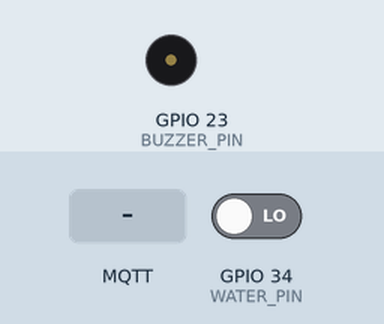
Bench run of a program on a simulated ESP32. Shown: buzzer (waves = sounding). The inputs (shaded band) are chosen by the test bench; at power-on: GPIO 34 (WATER_PIN) LOW. WiFi joins after 1.5 s; servers stay silent unless stated; the local clock reads 2024-03-15 10:24:30 at power-on unless the program sets it; EEPROM starts erased; no MQTT or app messages arrive unless stated; what the program prints to the serial monitor is not drawn.

Above: at 1.29 s.
1.3 s: GPIO 34 (WATER_PIN) driven HIGH
At 3.0 s:
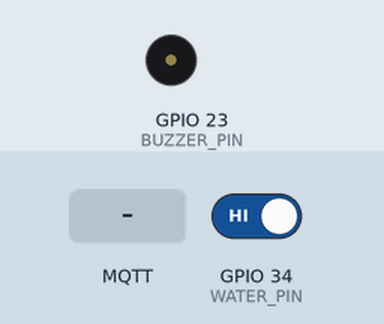
3.6 s: GPIO 34 (WATER_PIN) driven LOW
At 5.05 s:
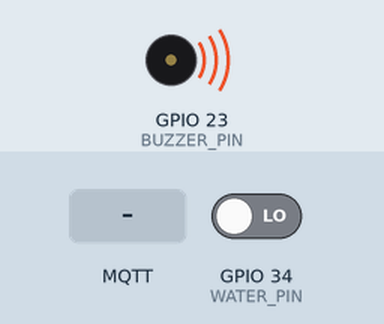
6.6 s: MQTT message "SILENCE" arrives on the first subscribed topic
At 6.6 s:
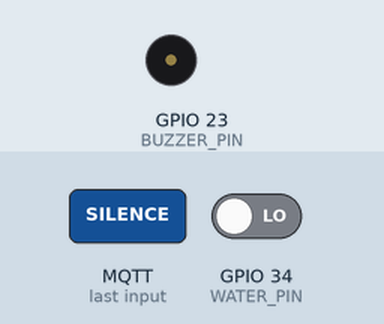
8.6 s: MQTT message "UNMUTE" arrives on the first subscribed topic
At 9.0 s:
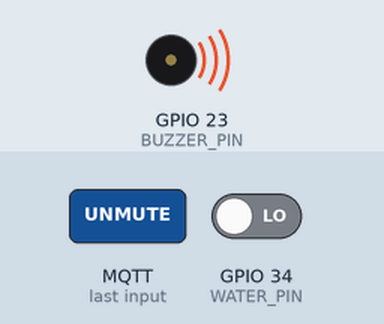
Timing chart, 0 to 12.6 s (numbered marks = the images above; inputs shaded):
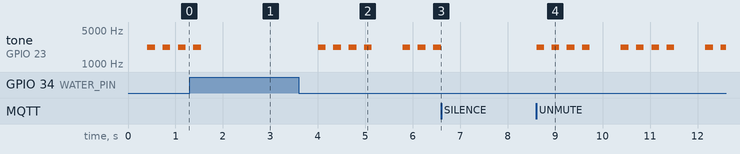

Measured:
- after the input at 1.3 s, tone on GPIO 23 (BUZZER_PIN): goes on until 1.5 s, then stays silent
- after the input at 3.6 s, tone on GPIO 23 (BUZZER_PIN): plays 2200 Hz for 0.16 s, 2200 Hz for 0.16 s, 2200 Hz for 0.16 s, 2200 Hz for 0.16 s, 2200 Hz for 0.16 s, 2200 Hz for 0.16 s … (7 notes in this stretch), starting after 0.41 s
- after the input at 6.6 s, tone on GPIO 23 (BUZZER_PIN): stops changing and stays silent
- after the input at 8.6 s, tone on GPIO 23 (BUZZER_PIN): silent → 2200 Hz at once, then repeats every 1.8 s: silent 0.16 s, 2200 Hz 0.16 s, silent 0.15 s, 2200 Hz 0.16 s, silent 0.16 s, 2200 Hz 0.16 s, silent 0.65 s, 2200 Hz 0.16 s
- by itself, tone on GPIO 23 (BUZZER_PIN): alternates 2200 Hz for 0.16 s and silent for 0.16 s

The program:

main.cpp
```cpp
#include <Arduino.h>
#include <WiFi.h>
#include <PubSubClient.h>
#include <Preferences.h>
#include <time.h>
#include "secrets.h"

// ---------- Hardware que ya has probado ----------
constexpr uint8_t WATER_PIN = 34; // SIG del Water Sensor. LOW = agua.
constexpr uint8_t BUZZER_PIN = 23; // SIG del Grove Buzzer.

// ---------- Ajustes ----------
constexpr uint32_t WET_CONFIRM_MS = 400;    // Anti-falsas alarmas
constexpr uint32_t DRY_CONFIRM_MS = 800;    // Evita finalizaciones por salpicaduras
constexpr uint32_t STATE_INTERVAL_MS = 2000;
constexpr uint32_t MQTT_RETRY_MS = 5000;
constexpr uint32_t WIFI_RETRY_MS = 10000;
constexpr uint8_t HISTORY_SIZE = 8;
constexpr char MQTT_SERVER[] = "broker.emqx.io";
constexpr uint16_t MQTT_PORT = 1883;       // Publico; solo para demostraciones

WiFiClient wifiClient;
PubSubClient mqtt(wifiClient);
Preferences preferences;

String topicState;
String topicEvent;
String topicHistory;
String topicConnection;
String topicCommands;

// ---------- Datos persistentes en la NVS del ESP32 ----------
struct LeakRecord {
  uint32_t id;
  uint32_t startUnix;             // 0 si no hubo sincronizacion NTP
  uint32_t endUnix;               // 0 si no hubo sincronizacion NTP
  uint32_t durationSeconds;
};

struct PersistentState {
  uint32_t magic;
  uint32_t leakCount;
  uint64_t totalLeakMillis;      // Solo duraciones de fugas finalizadas
  uint8_t recordsCount;
  uint8_t nextRecord;
  uint8_t reserved[2];
  LeakRecord records[HISTORY_SIZE];
};

constexpr uint32_t STORAGE_MAGIC = 0x4C470002; // LG v2
PersistentState stored{};
bool storageReady = false;

// ---------- Variables de operacion ----------
bool rawWet = false;              // Lectura instantanea
bool waterDetected = false;       // Lectura ya confirmada por tiempo
bool muted = false;
uint32_t rawChangedAt = 0;
uint32_t leakStartedAt = 0;
uint32_t leakStartUnix = 0;
uint32_t lastPublish = 0;
uint32_t lastMqttAttempt = 0;
uint32_t lastWifiAttempt = 0;
bool ntpConfigured = false;

// Prototipo de las funciones empleadas antes de su definicion
void publishState();
void publishHistory();
void updateBuzzer();

// Hora Unix en segundos. 0 significa "fecha no disponible".
uint32_t currentUnix() {
  const time_t now = time(nullptr);
  return now > 1700000000 ? static_cast<uint32_t>(now) : 0;
}

void saveStorage() {
  if (!storageReady) return;
  if (preferences.putBytes("data", &stored, sizeof(stored)) != sizeof(stored)) {
    Serial.println("ERROR: no se pudo guardar en NVS");
  }
}

void loadStorage() {
  storageReady = preferences.begin("leakguard", false);
  if (!storageReady) {
    Serial.println("ERROR: NVS no disponible; estadisticas solo en RAM");
    return;
  }

  if (preferences.getBytesLength("data") == sizeof(stored)) {
    PersistentState loaded{};
    if (preferences.getBytes("data", &loaded, sizeof(loaded)) == sizeof(loaded) &&
        loaded.magic == STORAGE_MAGIC &&
        loaded.recordsCount <= HISTORY_SIZE &&
        loaded.nextRecord < HISTORY_SIZE) {
      stored = loaded;
      return;
    }
  }

  stored = PersistentState{};
  stored.magic = STORAGE_MAGIC;
  saveStorage();
}

// Melodia ORIGINAL con ritmo de conga; no bloquea MQTT.
// void updateBuzzer() {
//   static const uint16_t notes[] = {
//     784, 0, 784, 988, 0, 880, 784, 0,
//     1047, 988, 784, 0, 880, 784, 0, 0
//   };
//   static const uint16_t times[] = {
//     130, 70, 130, 180, 80, 130, 180, 80,
//     150, 130, 200, 70, 130, 260, 150, 250
//   };
//   static size_t step = 0;
//   static uint32_t lastStepAt = 0;
//   static bool playing = false;

//   if (!waterDetected || muted) {
//     if (playing) noTone(BUZZER_PIN);
//     playing = false;
//     step = 0;
//     return;
//   }

//   const uint32_t now = millis();
//   if (!playing) {
//     playing = true;
//     step = 0;
//     lastStepAt = now;
//     tone(BUZZER_PIN, notes[0]);
//     return;
//   }

//   if (now - lastStepAt >= times[step]) {
//     lastStepAt = now;
//     step = (step + 1) % (sizeof(notes) / sizeof(notes[0]));
//     if (notes[step] == 0) noTone(BUZZER_PIN);
//     else tone(BUZZER_PIN, notes[step]);
//   }
// }

void updateBuzzer()
{
  // Alarma: PI - PI - PI - PI - pausa - repetir
  static const uint16_t notes[] = {
      2200, 0, 2200, 0, 2200, 0, 2200, 0};

  static const uint16_t times[] = {
      150, 150, 150, 150, 150, 150, 150, 650};

  static size_t step = 0;
  static uint32_t lastStepAt = 0;
  static bool playing = false;

  // Apagar inmediatamente si no hay fuga o está silenciado
  if (!waterDetected || muted)
  {
    noTone(BUZZER_PIN);
    playing = false;
    step = 0;
    return;
  }

  const uint32_t now = millis();

  // Comenzar el patrón desde el primer pitido
  if (!playing)
  {
    playing = true;
    step = 0;
    lastStepAt = now;
    tone(BUZZER_PIN, notes[0]);
    return;
  }

  // Avanzar al siguiente sonido sin bloquear el programa
  if (now - lastStepAt >= times[step])
  {
    lastStepAt = now;
    step = (step + 1) % (sizeof(notes) / sizeof(notes[0]));

    if (notes[step] == 0)
    {
      noTone(BUZZER_PIN);
    }
    else
    {
      tone(BUZZER_PIN, notes[step]);
    }
  }
}

uint32_t currentLeakSeconds(uint32_t now) {
  return waterDetected ? (now - leakStartedAt) / 1000UL : 0;
}

void publishState() {
  if (!mqtt.connected()) return;

  const uint32_t now = millis();
  const uint64_t allMs = stored.totalLeakMillis +
      (waterDetected ? static_cast<uint64_t>(now - leakStartedAt) : 0ULL);

  char payload[360];
  snprintf(payload, sizeof(payload),
    "{\"water_detected\":%s,\"buzzer\":%s,\"muted\":%s,"
    "\"leak_count\":%lu,\"current_leak_seconds\":%lu,"
    "\"total_leak_seconds\":%llu,\"updated_at_unix\":%lu}",
    waterDetected ? "true" : "false",
    waterDetected && !muted ? "true" : "false",
    muted ? "true" : "false",
    static_cast<unsigned long>(stored.leakCount),
    static_cast<unsigned long>(currentLeakSeconds(now)),
    static_cast<unsigned long long>(allMs / 1000ULL),
    static_cast<unsigned long>(currentUnix())
  );

  bool published = mqtt.publish(
      topicState.c_str(),
      payload,
      true);

  Serial.printf(
      "MQTT [%s] %s\n",
      published ? "OK" : "ERROR",
      topicState.c_str());

  Serial.println(payload);
}

void publishEvent(const char* type, uint32_t id, uint32_t when,
                  uint32_t durationSeconds = 0) {
  if (!mqtt.connected()) return;
  char payload[192];
  snprintf(payload, sizeof(payload),
    "{\"type\":\"%s\",\"id\":%lu,\"timestamp_unix\":%lu,"
    "\"duration_seconds\":%lu}",
    type,
    static_cast<unsigned long>(id),
    static_cast<unsigned long>(when),
    static_cast<unsigned long>(durationSeconds)
  );
  mqtt.publish(topicEvent.c_str(), payload, false); // Evento no retenido
  Serial.println(payload);
}

void publishHistory() {
  if (!mqtt.connected()) return;

  // Publicamos los ultimos 8 eventos finalizados; mas reciente primero.
  char payload[1400];
  size_t used = 0;
  int written = snprintf(payload, sizeof(payload),
      "{\"count\":%u,\"events\":[", stored.recordsCount);
  if (written < 0 || static_cast<size_t>(written) >= sizeof(payload)) return;
  used = static_cast<size_t>(written);

  for (uint8_t i = 0; i < stored.recordsCount; i++) {
    const uint8_t idx =
      (stored.nextRecord + HISTORY_SIZE - 1 - i) % HISTORY_SIZE;
    const LeakRecord &record = stored.records[idx];

    written = snprintf(payload + used, sizeof(payload) - used,
      "%s{\"id\":%lu,\"start_unix\":%lu,\"end_unix\":%lu,"
      "\"duration_seconds\":%lu}",
      i == 0 ? "" : ",",
      static_cast<unsigned long>(record.id),
      static_cast<unsigned long>(record.startUnix),
      static_cast<unsigned long>(record.endUnix),
      static_cast<unsigned long>(record.durationSeconds)
    );
    if (written < 0 || static_cast<size_t>(written) >= sizeof(payload) - used) {
      Serial.println("ERROR: historial excede el buffer JSON");
      return;
    }
    used += static_cast<size_t>(written);
  }

  written = snprintf(payload + used, sizeof(payload) - used, "]}");
  if (written < 0 || static_cast<size_t>(written) >= sizeof(payload) - used) return;

  if (!mqtt.publish(topicHistory.c_str(), payload, true)) {
    Serial.println("ERROR: no se pudo publicar el historial");
  }
}

// Transiciones del sensor, una vez vencido el filtro temporal.
void onWaterStateChanged(bool isWet, uint32_t now) {
  waterDetected = isWet;

  if (isWet) {
    // Nueva fuga confirmada
    muted = false;
    leakStartedAt = now;
    leakStartUnix = currentUnix();
    ++stored.leakCount;
    saveStorage();
    Serial.println("FUGA CONFIRMADA");
    publishEvent("LEAK_START", stored.leakCount, leakStartUnix);
  } else {
    // Fin de fuga confirmado
    const uint32_t elapsedMs = now - leakStartedAt;
    const uint32_t duration = elapsedMs / 1000UL;
    const uint32_t endUnix = currentUnix();
    uint32_t startUnix = leakStartUnix;
    if (startUnix == 0 && endUnix > duration) {
      startUnix = endUnix - duration; // Recupera hora si NTP sincronizo tarde
    }

    stored.totalLeakMillis += elapsedMs;
    stored.records[stored.nextRecord] =
        {stored.leakCount, startUnix, endUnix, duration};
    stored.nextRecord = (stored.nextRecord + 1) % HISTORY_SIZE;
    if (stored.recordsCount < HISTORY_SIZE) ++stored.recordsCount;
    saveStorage();
    muted = false;
    Serial.printf("FUGA FINALIZADA (%lu segundos)\n",
                  static_cast<unsigned long>(duration));
    publishEvent("LEAK_END", stored.leakCount, endUnix, duration);
    publishHistory();
  }

  updateBuzzer();
  publishState();
}

void processWaterSensor(uint32_t now) {
  const bool newRawWet = digitalRead(WATER_PIN) == LOW;
  if (newRawWet != rawWet) {
    rawWet = newRawWet;
    rawChangedAt = now;
  }

  if (rawWet != waterDetected) {
    const uint32_t requiredMs = rawWet ? WET_CONFIRM_MS : DRY_CONFIRM_MS;
    if (now - rawChangedAt >= requiredMs) {
      onWaterStateChanged(rawWet, now);
    }
  }
}

void mqttCallback(char* topic, byte* payload, unsigned int length) {
  if (topicCommands != topic || length == 0 || length > 40) return;

  char command[41];
  memcpy(command, payload, length);
  command[length] = '\0';
  String request(command);
  request.trim();
  request.toUpperCase();

  if (request == "SILENCE") {
    // No silenciar de antemano una futura fuga.
    if (waterDetected) muted = true;
    updateBuzzer();
    publishState();
  } else if (request == "UNMUTE") {
    muted = false;
    updateBuzzer();
    publishState();
  } else if (request == "GET_STATUS") {
    publishState();
  } else if (request == "GET_HISTORY") {
    publishHistory();
  }
}

void connectMqtt() {
  String clientId = "LeakGuard-" + WiFi.macAddress();
  clientId.replace(":", "");

  Serial.println("Conectando a MQTT...");
  const bool connected = mqtt.connect(
      clientId.c_str(), topicConnection.c_str(), 1, true, "offline");

  if (connected) {
    Serial.println("MQTT conectado");
    mqtt.subscribe(topicCommands.c_str(), 1);
    mqtt.publish(topicConnection.c_str(), "online", true);
    publishState();
    publishHistory();
  } else {
    Serial.printf("Error MQTT: %d\n", mqtt.state());
  }
}

void setup() {
  Serial.begin(115200);
  pinMode(WATER_PIN, INPUT); // GPIO34 no tiene pull-up interno
  pinMode(BUZZER_PIN, OUTPUT);
  noTone(BUZZER_PIN);

  loadStorage();
  rawWet = digitalRead(WATER_PIN) == LOW;
  waterDetected = false; // Si arranca mojado, confirmar primero 400 ms
  rawChangedAt = millis();

  topicState = String(MQTT_TOPIC_ROOT) + "/state";
  topicEvent = String(MQTT_TOPIC_ROOT) + "/event";
  topicHistory = String(MQTT_TOPIC_ROOT) + "/history";
  topicConnection = String(MQTT_TOPIC_ROOT) + "/connection";
  topicCommands = String(MQTT_TOPIC_ROOT) + "/cmd";

  mqtt.setServer(MQTT_SERVER, MQTT_PORT);
  mqtt.setCallback(mqttCallback);
  mqtt.setKeepAlive(15);
  mqtt.setSocketTimeout(2);
  if (!mqtt.setBufferSize(2048)) {
    Serial.println("ERROR: no hay RAM para el buffer MQTT");
  }

  WiFi.mode(WIFI_STA);
  WiFi.setAutoReconnect(true);
  WiFi.begin(WIFI_SSID, WIFI_PASSWORD);

  Serial.println("LeakGuard IoT Pro iniciado");
}

void loop() {
  const uint32_t now = millis();

  // Procesamiento local, independiente de la red.
  processWaterSensor(now);
  updateBuzzer();

  if (WiFi.status() == WL_CONNECTED) {
    if (!ntpConfigured) {
      configTime(0, 0, "pool.ntp.org", "time.google.com"); // UTC
      ntpConfigured = true;
    }

    if (!mqtt.connected()) {
      if (now - lastMqttAttempt >= MQTT_RETRY_MS) {
        lastMqttAttempt = now;
        connectMqtt();
      }
    } else {
      mqtt.loop();
      if (now - lastPublish >= STATE_INTERVAL_MS) {
        lastPublish = now;
        publishState();
      }
    }
  } else if (now - lastWifiAttempt >= WIFI_RETRY_MS) {
    lastWifiAttempt = now;
    WiFi.reconnect();
  }

  delay(20);
}
```

secrets.h
```cpp
#pragma once

// Copia este archivo como include/secrets.h y completa tus datos.
// Nunca subas secrets.h a GitHub.
constexpr char WIFI_SSID[] = "WLL-Inatel";
constexpr char WIFI_PASSWORD[] = "inatelsemfio";

// IMPORTANTE: debe coincidir con el prefijo usado en MQTTX y la APK.
// Usa un identificador propio; broker.emqx.io es publico.
constexpr char MQTT_TOPIC_ROOT[] = "leakguard/jgocana-yverdecia-iot-device01";
```
